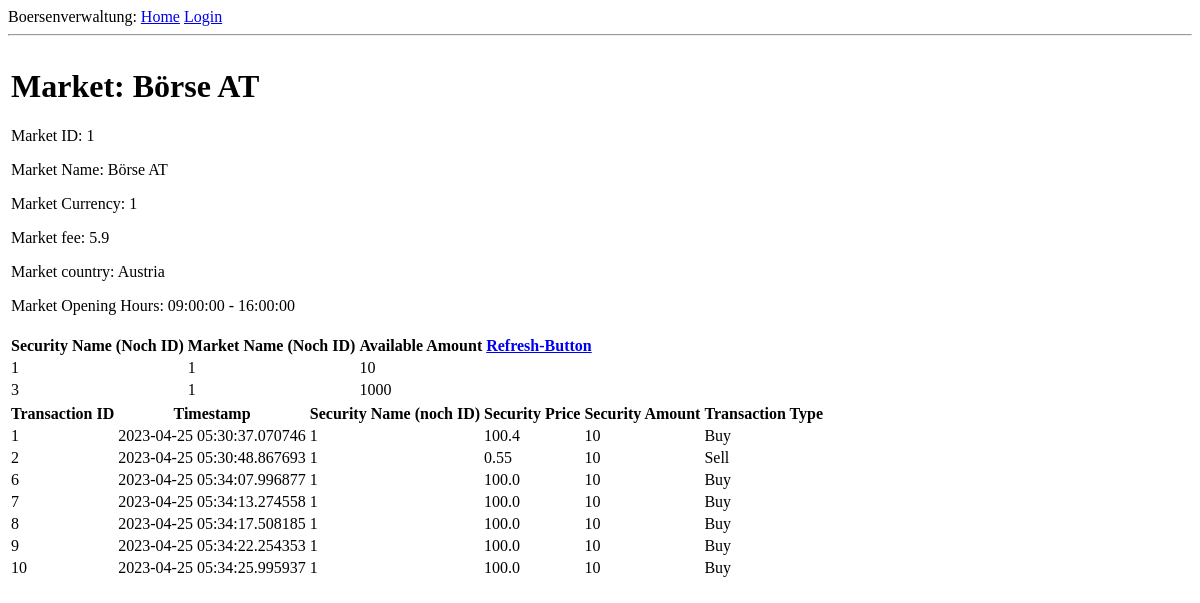
The page /markets/1 on the database as committed earlier.
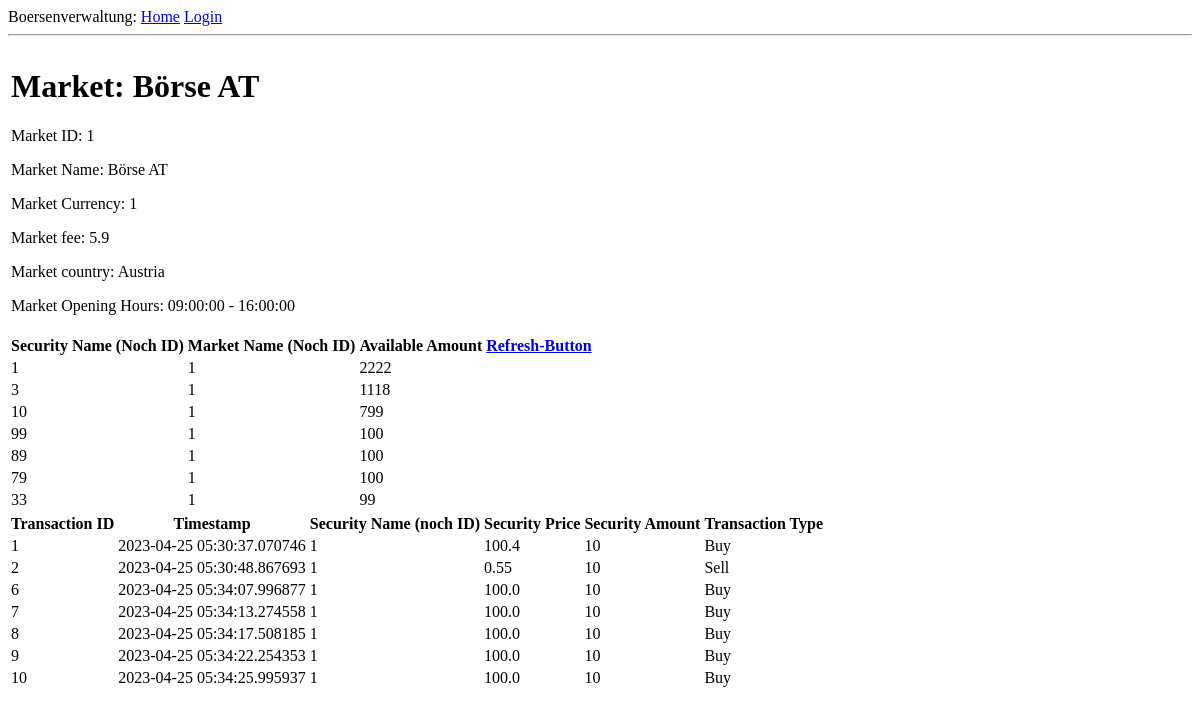
The same page on the database as committed later.
### app/models.py (models this page shows, shortened)
class Market(db.Model):
    market_id = Column(Integer, primary_key=True)
    market_name = Column(Text, unique=True, nullable=False)
    opens_at = Column(Time, nullable=False)
    closes_at = Column(Time, nullable=False)
    market_currency_id = Column(Integer, nullable=False)
    market_country = Column(Text, nullable=False)
    market_fee = Column(Float, nullable=False)

class Offer(db.Model):
    security_id = Column(Integer, nullable=False, primary_key=True)
    market_id = Column(Integer, nullable=False, primary_key=True)
    amount = Column(Integer, nullable=False)

class Transactions(db.Model):
    transaction_id = Column(Integer, primary_key=True)
    timestamp = Column(DateTime, default=datetime.utcnow, nullable=False)
    security_id = Column(Integer, nullable=False)
    security_price = Column(Float, nullable=False)
    security_amount = Column(Integer, nullable=False)
    transaction_type = Column(Text, nullable=False)
    market_id = Column(Integer, ForeignKey('market.market_id'))

### app/routes.py (the view, shortened to what this page needs)
@app.route('/markets/<market_id>', methods=['GET'])
def market(market_id):
    market = Market.query.filter_by(market_id=market_id).first_or_404()
    transactions = Transactions.query \
        .filter_by(market_id=market_id).all()  # mit .limit(10).all() kann auf 10 beschränkt werden
    offer = Offer.query.filter_by(market_id=market_id).all()
    json_data = []
    if request.headers.get('Accept') == 'application/json':
        return jsonify(json_data)
    return render_template('market.html', market=market, transactions=transactions, offer=offer)

### app/routes.py (called while the page is built)
@app.before_request
def before_request():
    if current_user.is_authenticated:
        current_user.last_seen = datetime.utcnow()
        db.session.commit()

### app/templates/market.html
{% extends "base.html" %}
{% block content %}
    <table>
        <tr>
            <td>
                <h1>Market: {{ market.market_name }}</h1>
                {% if market.market_id %}<p>Market ID: {{ market.market_id }}</p>{% endif %}
                {% if market.market_name %}<p>Market Name: {{ market.market_name}}</p>{% endif %}
                {% if market.market_currency_id %}<p>Market Currency: {{ market.market_currency_id}}</p>{% endif %}
                {% if market.market_fee %}<p>Market fee: {{ market.market_fee}}</p>{% endif %}
                {% if market.market_country %}<p>Market country: {{ market.market_country}}</p>{% endif %}
                {% if market.opens_at %}<p>Market Opening Hours: {{ market.opens_at}} - {{ market.closes_at}}</p>{% endif %}
            </td>
        </tr>
    </table>
    <table>
         <thead>
            <tr>
                <th>Security Name (Noch ID)</th>
                <th>Market Name (Noch ID)</th>
                <th>Available Amount</th>
                <th><a href="{{ url_for('refresh_offer', market_id=market.market_id)}}">Refresh-Button</a></th>
            </tr>
        </thead>
        <tbody>
            {% for offer in offer %}
                <tr>
                    <td>{{ offer.security_id }}</td>
                    <td>{{ offer.market_id }}</td>
                    <td>{{ offer.amount }}</td>
                </tr>
            {% endfor %}
        </tbody>
    </table>
     <table>
         <thead>
            <tr>
                <th>Transaction ID</th>
                <th>Timestamp</th>
                <th>Security Name (noch ID)</th>
                <th>Security Price</th>
                <th>Security Amount</th>
                <th>Transaction Type</th>
            </tr>
        </thead>
        <tbody>
            {% for transaction in transactions %}
                <tr>
                    <td>{{ transaction.transaction_id }}</td>
                    <td>{{ transaction.timestamp }}</td>
                    <td>{{ transaction.security_id }}</td>
                    <td>{{ transaction.security_price }}</td>
                    <td>{{ transaction.security_amount }}</td>
                    <td>{{ transaction.transaction_type}}</td>
                </tr>
            {% endfor %}
        </tbody>
    </table>
{% endblock %}

### app/templates/base.html (shortened to what this page needs)
<!DOCTYPE html>
<html>
    <head>
    </head>
    <body>
        <div>
            Boersenverwaltung:
            <a href="{{ url_for('index') }}">Home</a>
            {% if current_user.is_anonymous %}
            <a href="{{ url_for('login') }}">Login</a>
            {% else %}
            <a href="{{ url_for('user', username=current_user.username) }}">Profile</a>
            <a href="{{ url_for('logout') }}">Logout</a>
            {% endif %}
        </div>
        <hr>
        {% block content %}{% endblock %}
    </body>
</html>

Rows that differ between the two databases and show on the page:
changed Offer (number 1 of 7 on the later page): amount "10" → "2222"
changed Offer (number 2 of 7 on the later page): amount "1000" → "1118"
added Offer: security_id "10", market_id "1", amount "799"
added Offer: security_id "99", market_id "1", amount "100"
added Offer: security_id "89", market_id "1", amount "100"
added Offer: security_id "79", market_id "1", amount "100"
added Offer: security_id "33", market_id "1", amount "99"
